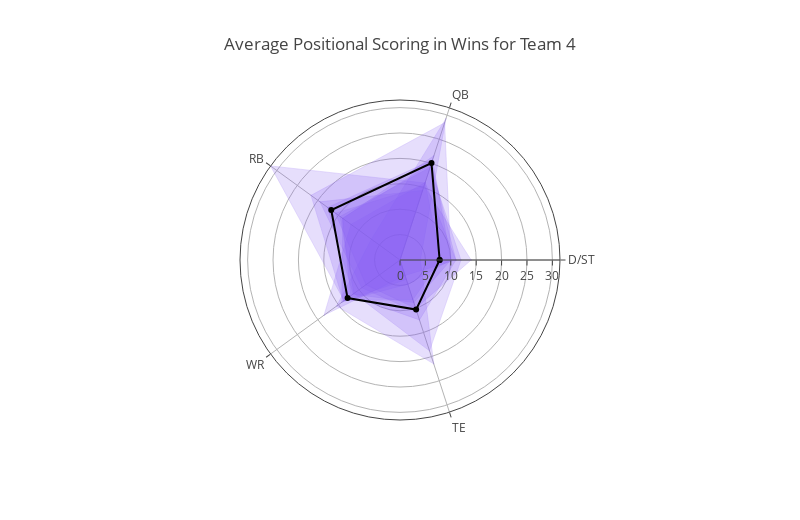

Notebook source saved alongside this figure:
### Code cell
# Box scores for selected team:
df_team = positional_stats[positional_stats['Team'] == selected_team]
# Box scores for selected team in wins:
df_team_win = df_team[df_team['Won'] == True]
# List of positions. 'D/ST' is listed twice to connect the radial trace:
positions = ['D/ST', 'QB', 'RB', 'WR', 'TE', 'D/ST']
# Loop through matchups:
data_win = []
for m in df_team_win['Matchup']:
    trace1 = go.Scatterpolar(
        # Loop through positions:
        r = [df_team_win[df_team_win['Matchup'] == m][p].item() for p in positions],
        theta = positions,
        fill = 'toself',
        opacity = 0.4,
        mode = 'lines+markers',
        line = dict(width = 0.5, color = 'rgb(131, 90, 241)'),
        marker = dict(size = 1),
        name = 'Week {}'.format(m))
    data_win.append(trace1)

# Create trace for average positional scores:
trace2 = go.Scatterpolar(
    r = [df_team_win[p].mean() for p in positions],
    theta = positions,
    name = 'Season avg.',
    opacity = 1,
    line = dict(width = 2,color = 'black'))
data_win.append(trace2)

layout = go.Layout(
    title = 'Average Positional Scoring in Wins for {}'.format(selected_team),
    hovermode = 'closest',
    polar = dict(radialaxis = dict(visible = True, range = [0,df_team[positions].max().max()])),
    showlegend = False,
    autosize = False,
    width = 800,
    height = 520,
    margin = dict(
        l = 50,
        r = 50,
        b = 100,
        t = 100,
        pad = 4))

fig = {'data':data_win,'layout':layout}
iplot(fig)

### Figure 1 — Plotly figure (JSON) as saved in the notebook; plotly's stock layout.template omitted (floating-point values rounded to 4 significant figures)
{"data": [{"fill": "toself", "line": {"color": "rgb(131, 90, 241)", "width": 0.5}, "marker": {"size": 1}, "mode": "lines+markers", "name": "Week 2", "opacity": 0.4, "r": [11, 16.04, 11.93, 18.47, 3.2, 11], "theta": ["D/ST", "QB", "RB", "WR", "TE", "D/ST"], "type": "scatterpolar", "uid": "05e5cc02-25d2-11e9-9e23-c49ded227fdd"}, {"fill": "toself", "line": {"color": "rgb(131, 90, 241)", "width": 0.5}, "marker": {"size": 1}, "mode": "lines+markers", "name": "Week 3", "opacity": 0.4, "r": [11, 19.9, 14, 11.97, 12.4, 11], "theta": ["D/ST", "QB", "RB", "WR", "TE", "D/ST"], "type": "scatterpolar", "uid": "05e5cc03-25d2-11e9-b31f-c49ded227fdd"}, {"fill": "toself", "line": {"color": "rgb(131, 90, 241)", "width": 0.5}, "marker": {"size": 1}, "mode": "lines+markers", "name": "Week 4", "opacity": 0.4, "r": [4, 29.26, 6.97, 15.4, 21.5, 4], "theta": ["D/ST", "QB", "RB", "WR", "TE", "D/ST"], "type": "scatterpolar", "uid": "05e5cc04-25d2-11e9-bb4a-c49ded227fdd"}, {"fill": "toself", "line": {"color": "rgb(131, 90, 241)", "width": 0.5}, "marker": {"size": 1}, "mode": "lines+markers", "name": "Week 5", "opacity": 0.4, "r": [-2, 14.4, 19.47, 9.3, 10.8, -2], "theta": ["D/ST", "QB", "RB", "WR", "TE", "D/ST"], "type": "scatterpolar", "uid": "05e5cc05-25d2-11e9-88e3-c49ded227fdd"}, {"fill": "toself", "line": {"color": "rgb(131, 90, 241)", "width": 0.5}, "marker": {"size": 1}, "mode": "lines+markers", "name": "Week 6", "opacity": 0.4, "r": [10, 28.4, 21.65, 13.77, 5, 10], "theta": ["D/ST", "QB", "RB", "WR", "TE", "D/ST"], "type": "scatterpolar", "uid": "05e5cc06-25d2-11e9-b4bd-c49ded227fdd"}, {"fill": "toself", "line": {"color": "rgb(131, 90, 241)", "width": 0.5}, "marker": {"size": 1}, "mode": "lines+markers", "name": "Week 8", "opacity": 0.4, "r": [8, 15.94, 31.5, 13.6, 8.2, 8], "theta": ["D/ST", "QB", "RB", "WR", "TE", "D/ST"], "type": "scatterpolar", "uid": "05e5cc07-25d2-11e9-bc41-c49ded227fdd"}, {"fill": "toself", "line": {"color": "rgb(131, 90, 241)", "width": 0.5}, "marker": {"size": 1}, "mode": "lines+markers", "name": "Week 9", "opacity": 0.4, "r": [12, 19.16, 14.57, 11.2, 18.8, 12], "theta": ["D/ST", "QB", "RB", "WR", "TE", "D/ST"], "type": "scatterpolar", "uid": "05e5cc08-25d2-11e9-953e-c49ded227fdd"}, {"fill": "toself", "line": {"color": "rgb(131, 90, 241)", "width": 0.5}, "marker": {"size": 1}, "mode": "lines+markers", "name": "Week 11", "opacity": 0.4, "r": [0, 21.58, 13.9, 14.17, 4, 0], "theta": ["D/ST", "QB", "RB", "WR", "TE", "D/ST"], "type": "scatterpolar", "uid": "05e5cc09-25d2-11e9-a07a-c49ded227fdd"}, {"fill": "toself", "line": {"color": "rgb(131, 90, 241)", "width": 0.5}, "marker": {"size": 1}, "mode": "lines+markers", "name": "Week 12", "opacity": 0.4, "r": [10, 20.68, 17.6, 11.4, 8.8, 10], "theta": ["D/ST", "QB", "RB", "WR", "TE", "D/ST"], "type": "scatterpolar", "uid": "05e5cc0a-25d2-11e9-98da-c49ded227fdd"}, {"fill": "toself", "line": {"color": "rgb(131, 90, 241)", "width": 0.5}, "marker": {"size": 1}, "mode": "lines+markers", "name": "Week 13", "opacity": 0.4, "r": [14, 15.32, 15.7, 8.28, 10, 14], "theta": ["D/ST", "QB", "RB", "WR", "TE", "D/ST"], "type": "scatterpolar", "uid": "05e5cc0b-25d2-11e9-82c5-c49ded227fdd"}, {"line": {"color": "black", "width": 2}, "name": "Season avg.", "opacity": 1, "r": [7.8, 20.07, 16.73, 12.76, 10.27, 7.8], "theta": ["D/ST", "QB", "RB", "WR", "TE", "D/ST"], "type": "scatterpolar", "uid": "05e5cc0c-25d2-11e9-a3ce-c49ded227fdd"}], "layout": {"autosize": false, "height": 520, "hovermode": "closest", "margin": {"b": 100, "l": 50, "pad": 4, "r": 50, "t": 100}, "polar": {"radialaxis": {"range": [0, 31.5], "visible": true}}, "showlegend": false, "title": "Average Positional Scoring in Wins for Team 4", "width": 800}}
